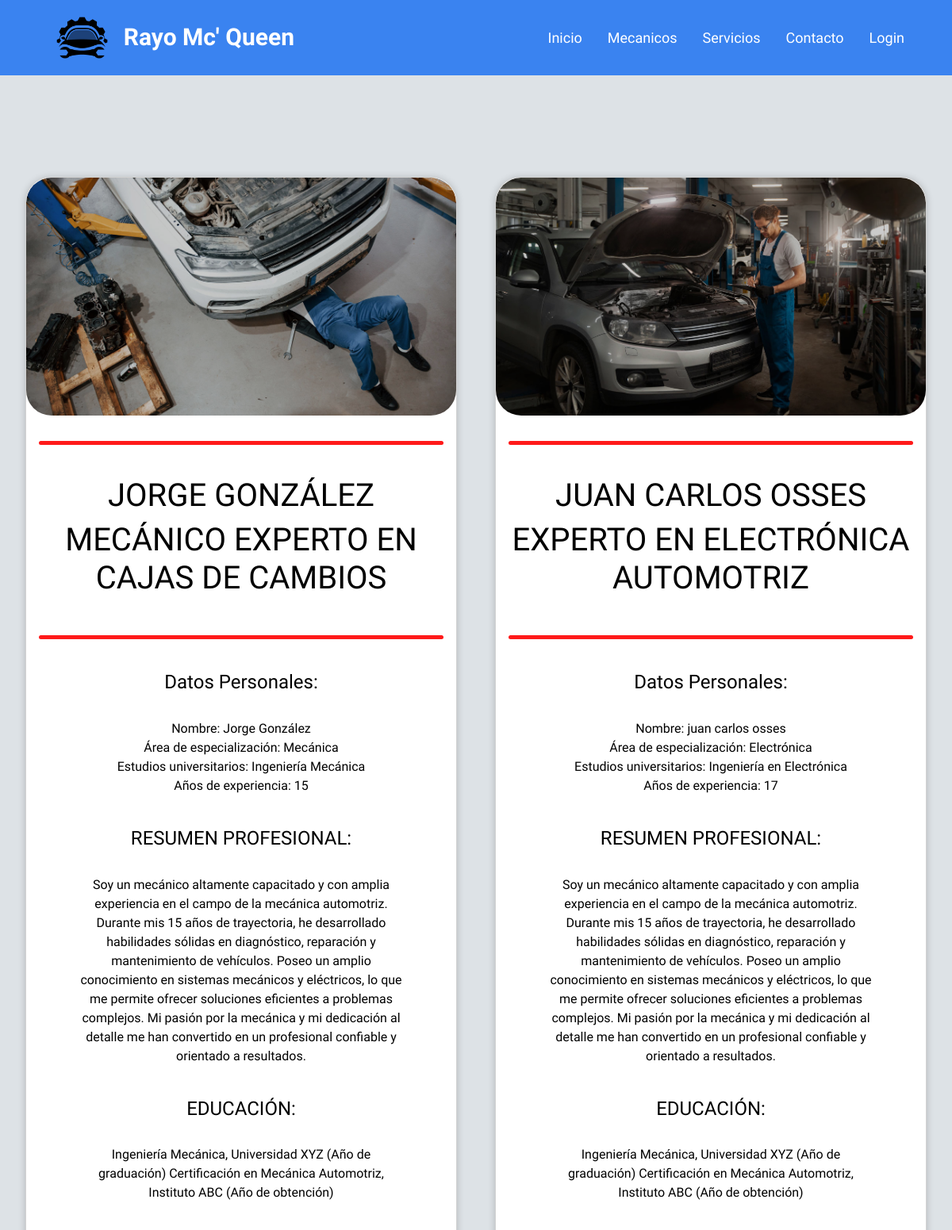
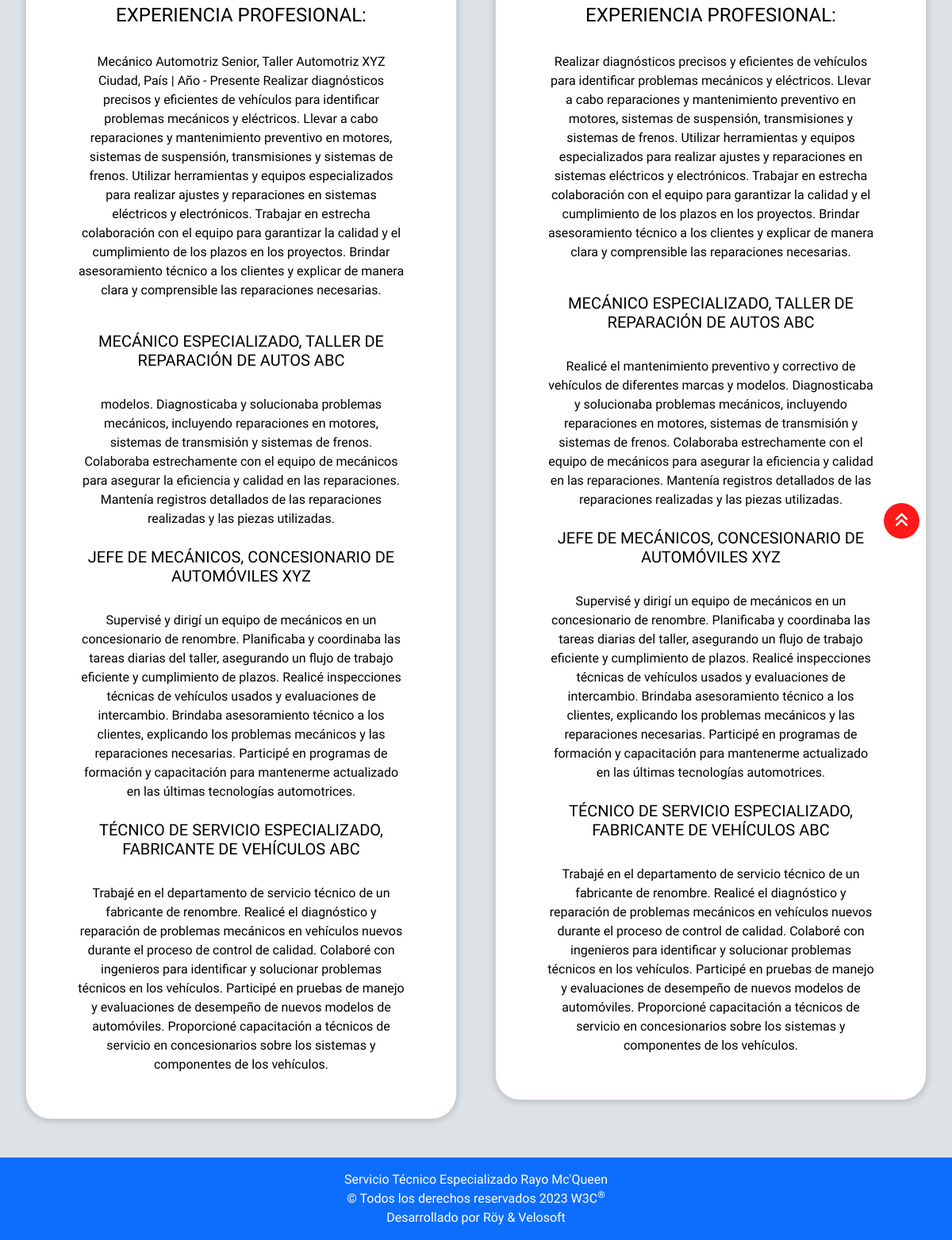
The app's page /detalle_mecanico/ with its own data (2 pictures, top to bottom).
### rayoapp/models.py (models this page shows, shortened)
class Detalle_mecanico(models.Model):
    id = models.AutoField(primary_key=True)
    nombre_encabezado = models.CharField(max_length=100, verbose_name='Nombre_Encabezado', null=True)
    expertiz_encabezado = models.CharField(max_length=100, verbose_name='Expertiz_Encabezado', null=True)
    imagen = models.ImageField(upload_to='img/', verbose_name="Imagen", null=True)
    nombre = models.CharField(max_length=100, verbose_name='Nombre', null=True)
    especialidad = models.CharField(max_length=100, verbose_name='Especialidad', null=True)
    titulos = models.CharField(max_length=100, verbose_name='Titulos', null=True)
    agnos_exp = models.CharField(max_length=100, verbose_name='Años_Experiencia', null=True)
    resumen_pro = models.TextField(max_length=1000, verbose_name='Resumen_Pro', null=True)
    resumen_edu = models.TextField(max_length=1000, verbose_name='Resumen_Edu', null=True)
    resumen_exp = models.TextField(max_length=1000, verbose_name='Resumen_Exp', null=True)
    trabajo_uno = models.CharField(max_length=100, verbose_name='Trabajo_Uno', null=True)
    desc_tra_uno = models.TextField(max_length=1000, verbose_name='Descripción_tra_uno', null=True)
    trabajo_dos = models.CharField(max_length=100, verbose_name='Trabajo_Dos', null=True)
    desc_tra_dos = models.TextField(max_length=1000, verbose_name='Descripción_tra_dos', null=True)
    trabajo_tres = models.CharField(max_length=100, verbose_name='Trabajo_Tres', null=True)
    desc_tra_tres = models.TextField(max_length=1000, verbose_name='Descripción_tra_tres', null=True)

### rayoapp/views.py (the view)
# urls.py: path('detalle_mecanico/', views.detalle_mecanico, name='detalle_mecanico'),
def detalle_mecanico(request):
    detalles = Detalle_mecanico.objects.all()
    return render(request, 'paginas/detalle_mecanico.html', {'detalles': detalles})

### rayoapp/templates/paginas/detalle_mecanico.html (shortened to what this page needs)
{% extends 'base.html' %}
{% load static %}
{% block contenido %}
<br>
<br>
<br>
<div class="row row-cols-1 row-cols-md-1 row-cols-lg-2 g-5 m-2">
    {% for detalle in detalles %}
    <div class="col">
        <div class="card card-mecanico rounded-5" style="background-color: rgb(255, 255, 255);">
            <img src="{{ detalle.imagen.url }}" class="card-img-top img-card img-mecanico rounded-5" alt="...">
            <div class="card-body">
                <hr class="border-0" style="height: 5px; border-radius: 5px; background-color: #ff1a1a; opacity: 100%;">
                <h1 class="card-title text-black text-uppercase pt-4">{{ detalle.nombre_encabezado }}</h1>
                <h1 class="card-title text-black text-uppercase">{{ detalle.expertiz_encabezado }}</h1><br>
                <hr class="border-0" style="height: 5px; border-radius: 5px; background-color: #ff1a1a; opacity: 100%;">
                <div class="card-text text-black">
                    <h4 class="pt-4">Datos Personales:</h4><br>
                    <p>Nombre: {{ detalle.nombre }}<br>
                        Área de especialización: {{ detalle.especialidad }}<br>
                        Estudios universitarios: {{ detalle.titulos }}<br>
                        Años de experiencia: {{ detalle.agnos_exp }}</p><br>
                </div>
                <div class="card-text text-black px-5">
                    <h4 class="text-uppercase">Resumen profesional:</h4><br>
                    <p>{{ detalle.resumen_pro }}</p>
                    <br>
                    <h4 class="text-uppercase">Educación:</h4><br>
                    <p>{{ detalle.resumen_edu }}</p><br>
                    <h4 class="text-uppercase">Experiencia profesional:</h4><br>
                    <p>{{ detalle.resumen_exp }}</p><br>
                    <div>
                        <ul class="list-unstyled">
                            <h5 class="text-uppercase">{{ detalle.trabajo_uno }}</h5><br>
                            <ul class="list-unstyled">
                                <li>{{ detalle.desc_tra_uno }}</li><br>
                            </ul>
                            <h5 class="text-uppercase">{{ detalle.trabajo_dos }}</h5><br>
                            <ul class="list-unstyled">
                                <li>{{ detalle.desc_tra_dos }}</li><br>
                            </ul class="list-unstyled">
                            <h5 class="text-uppercase">{{ detalle.trabajo_tres }}</h5><br>
                            <ul class="list-unstyled">
                                <li>{{ detalle.desc_tra_tres }}</li><br>
                            </ul>
                        </ul>
                    </div>
                </div>
            </div>
        </div>
    </div>
    {% endfor %}
</div>
{% endblock %}

### rayoapp/static/css/style_in.css (style rules this page uses)
* { margin: 0; padding: 0; box-sizing: border-box; font-family: 'M PLUS Rounded 1c', sans-serif; }
body { background: #dde2e6; }
.img-card { height: 300px !important; object-fit: cover; filter: brightness(0.8); border-bottom: 2px #ff1a1a !important; }
.img-card { border-radius: 5%; }
.card-mecanico { border-radius: 5%; text-align: center; align-items: center; overflow: hidden; background: #fff; box-shadow: 0px 1px 10px rgba(0, 0, 0, 0.2); cursor: default; transition: all 400ms ease; }

### records on screen
Detalle_mecanico: imagen (picture), nombre_encabezado "JORGE GONZÁLEZ", expertiz_encabezado "MECÁNICO EXPERTO EN CAJAS DE CAMBIOS", nombre "Jorge González", especialidad "Mecánica", titulos "Ingeniería Mecánica", agnos_exp "15", resumen_pro "Soy un mecánico altamente capacitado y con amplia experiencia en el campo de la mecánica automotriz. Durante mis 15 años de trayectoria, he desarrollado habilidades sólidas en diagnóstico, reparación y mantenimiento de vehículos. Poseo un amplio conocimiento en sistemas mecánicos y eléctricos, lo que me permite ofrecer soluciones eficientes a problemas complejos. Mi pasión por la mecánica y mi dedicación al detalle me han convertido en un profesional confiable y orientado a resultados.", resumen_edu "Ingeniería Mecánica, Universidad XYZ (Año de graduación) Certificación en Mecánica Automotriz, Instituto ABC (Año de obtención)", resumen_exp "Mecánico Automotriz Senior, Taller Automotriz XYZ Ciudad, País | Año - Presente Realizar diagnósticos precisos y eficientes de vehículos para identificar problemas mecánicos y eléctricos. Llevar a cabo reparaciones y mantenimiento preventivo en motores, sistemas de suspensión, transmisiones y sistemas de frenos. Utilizar herramientas y equipos especializados para realizar ajustes y reparaciones en sistemas eléctricos y electrónicos. Trabajar en estrecha colaboración con el equipo para garantizar la calidad y el cumplimiento de los plazos en los proyectos. Brindar asesoramiento técnico a los clientes y explicar de manera clara y comprensible las reparaciones necesarias.", trabajo_uno "MECÁNICO ESPECIALIZADO, TALLER DE REPARACIÓN DE AUTOS ABC", desc_tra_uno "modelos. Diagnosticaba y solucionaba problemas mecánicos, incluyendo reparaciones en motores, sistemas de transmisión y sistemas de frenos. Colaboraba estrechamente con el equipo de mecánicos para asegurar la eficiencia y calidad en las reparaciones. Mantenía registros detallados de las reparaciones realizadas y las piezas utilizadas.", trabajo_dos "JEFE DE MECÁNICOS, CONCESIONARIO DE AUTOMÓVILES XYZ", desc_tra_dos "Supervisé y dirigí un equipo de mecánicos en un concesionario de renombre. Planificaba y coordinaba las tareas diarias del taller, asegurando un flujo de trabajo eficiente y cumplimiento de plazos. Realicé inspecciones técnicas de vehículos usados y evaluaciones de intercambio. Brindaba asesoramiento técnico a los clientes, explicando los problemas mecánicos y las reparaciones necesarias. Participé en programas de formación y capacitación para mantenerme actualizado en las últimas tecnologías automotrices.", trabajo_tres "TÉCNICO DE SERVICIO ESPECIALIZADO, FABRICANTE DE VEHÍCULOS ABC", desc_tra_tres "Trabajé en el departamento de servicio técnico de un fabricante de renombre. Realicé el diagnóstico y reparación de problemas mecánicos en vehículos nuevos durante el proceso de control de calidad. Colaboré con ingenieros para identificar y solucionar problemas técnicos en los vehículos. Participé en pruebas de manejo y evaluaciones de desempeño de nuevos modelos de automóviles. Proporcioné capacitación a técnicos de servicio en concesionarios sobre los sistemas y componentes de los vehículos."
Detalle_mecanico: imagen (picture), nombre_encabezado "JUAN CARLOS OSSES", expertiz_encabezado "EXPERTO EN ELECTRÓNICA AUTOMOTRIZ", nombre "juan carlos osses", especialidad "Electrónica", titulos "Ingeniería en Electrónica", agnos_exp "17", resumen_pro "Soy un mecánico altamente capacitado y con amplia experiencia en el campo de la mecánica automotriz. Durante mis 15 años de trayectoria, he desarrollado habilidades sólidas en diagnóstico, reparación y mantenimiento de vehículos. Poseo un amplio conocimiento en sistemas mecánicos y eléctricos, lo que me permite ofrecer soluciones eficientes a problemas complejos. Mi pasión por la mecánica y mi dedicación al detalle me han convertido en un profesional confiable y orientado a resultados.", resumen_edu "Ingeniería Mecánica, Universidad XYZ (Año de graduación) Certificación en Mecánica Automotriz, Instituto ABC (Año de obtención)", resumen_exp "Realizar diagnósticos precisos y eficientes de vehículos para identificar problemas mecánicos y eléctricos. Llevar a cabo reparaciones y mantenimiento preventivo en motores, sistemas de suspensión, transmisiones y sistemas de frenos. Utilizar herramientas y equipos especializados para realizar ajustes y reparaciones en sistemas eléctricos y electrónicos. Trabajar en estrecha colaboración con el equipo para garantizar la calidad y el cumplimiento de los plazos en los proyectos. Brindar asesoramiento técnico a los clientes y explicar de manera clara y comprensible las reparaciones necesarias.", trabajo_uno "MECÁNICO ESPECIALIZADO, TALLER DE REPARACIÓN DE AUTOS ABC", desc_tra_uno "Realicé el mantenimiento preventivo y correctivo de vehículos de diferentes marcas y modelos. Diagnosticaba y solucionaba problemas mecánicos, incluyendo reparaciones en motores, sistemas de transmisión y sistemas de frenos. Colaboraba estrechamente con el equipo de mecánicos para asegurar la eficiencia y calidad en las reparaciones. Mantenía registros detallados de las reparaciones realizadas y las piezas utilizadas.", trabajo_dos "JEFE DE MECÁNICOS, CONCESIONARIO DE AUTOMÓVILES XYZ", desc_tra_dos "Supervisé y dirigí un equipo de mecánicos en un concesionario de renombre. Planificaba y coordinaba las tareas diarias del taller, asegurando un flujo de trabajo eficiente y cumplimiento de plazos. Realicé inspecciones técnicas de vehículos usados y evaluaciones de intercambio. Brindaba asesoramiento técnico a los clientes, explicando los problemas mecánicos y las reparaciones necesarias. Participé en programas de formación y capacitación para mantenerme actualizado en las últimas tecnologías automotrices.", trabajo_tres "TÉCNICO DE SERVICIO ESPECIALIZADO, FABRICANTE DE VEHÍCULOS ABC", desc_tra_tres "Trabajé en el departamento de servicio técnico de un fabricante de renombre. Realicé el diagnóstico y reparación de problemas mecánicos en vehículos nuevos durante el proceso de control de calidad. Colaboré con ingenieros para identificar y solucionar problemas técnicos en los vehículos. Participé en pruebas de manejo y evaluaciones de desempeño de nuevos modelos de automóviles. Proporcioné capacitación a técnicos de servicio en concesionarios sobre los sistemas y componentes de los vehículos."
